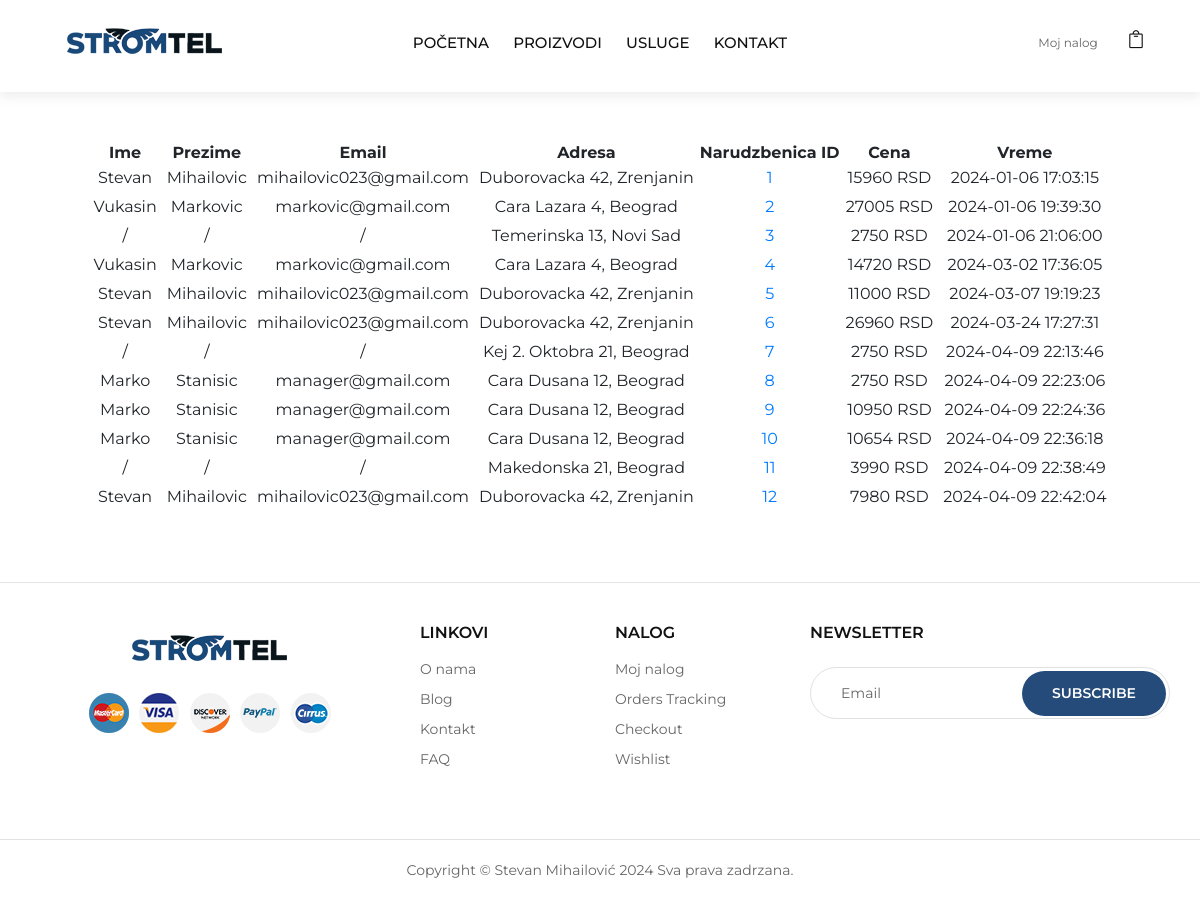
Screenshot of /OnlineKozmetika/narudzbine.php with the database file from the repository.
### tables this page shows
CREATE TABLE `narudzbenica` (
  `id_narudzbenica` int(30) NOT NULL,
  `vreme` datetime NOT NULL,
  `korisnik_id` int(30) DEFAULT NULL,
  `ukupna_cena` float NOT NULL,
  `adresa` varchar(100) NOT NULL
);

CREATE TABLE `korisnik` (
  `ID` int(30) NOT NULL,
  `Ime` varchar(30) NOT NULL,
  `Prezime` varchar(30) NOT NULL,
  `Email` varchar(30) NOT NULL,
  `Lozinka` varchar(255) NOT NULL,
  `Adresa` varchar(30) NOT NULL,
  `Telefon` varchar(30) NOT NULL,
  `Rola` int(10) NOT NULL
);

### OnlineKozmetika/narudzbine.php (the view, shortened to what this page needs)
<head>
    <link rel="stylesheet" href="css/bootstrap.min.css" type="text/css">
    <link rel="stylesheet" href="css/font-awesome.min.css" type="text/css">
    <link rel="stylesheet" href="css/elegant-icons.css" type="text/css">
    <link rel="stylesheet" href="css/jquery-ui.min.css" type="text/css">
    <link rel="stylesheet" href="css/magnific-popup.css" type="text/css">
    <link rel="stylesheet" href="css/owl.carousel.min.css" type="text/css">
    <link rel="stylesheet" href="css/slicknav.min.css" type="text/css">
    <link rel="stylesheet" href="css/style.css" type="text/css">
</head>
<body>
   <?php include('php/nav.php');?>
<div class="container">
   <div class="row">
    <div class="narudzbine">
        <table>
        <thead>
            <tr>
                <th>Ime</th>
                <th>Prezime</th>
                <th>Email</th>
                <th>Adresa</th>
                <th>Narudzbenica ID</th>
                <th>Cena</th>
                <th>Vreme</th>
            </tr>
        </thead>
        <tbody>
        <?php
            include ('php/connection.php');
            $upit = "SELECT * FROM narudzbenica";
            $rez = $con->query($upit);
            while($konacno = $rez->fetch_assoc()){
                $upit2 = "SELECT * FROM korisnik where ID = ?";
                $obrada = $con->prepare($upit2);
                $obrada->bind_param("i",$konacno["korisnik_id"]);
                $obrada->execute();
                $result = $obrada->get_result();
                if(!$korisnik=$result->fetch_assoc()){
                    ?>
                    <tr>
                        <td><?php echo "/"; ?></td>
                        <td><?php echo "/"; ?></td>
                        <td><?php echo "/"; ?></td>
                        <td><?php echo $konacno['adresa']; ?></td>
                        <td><a href="narudzbenica.php?narudzbinaID=<?=$konacno['id_narudzbenica']?>"><?php echo $konacno['id_narudzbenica']; ?></a></td>
                        <td><?php echo $konacno['ukupna_cena']; ?> RSD</td>
                        <td><?php echo $konacno['vreme']; ?></td>
                    </tr>
                    <?php
                }
                else{
                ?>
                <tr>
                    <td><?php echo $korisnik['Ime']; ?></td>
                    <td><?php echo $korisnik['Prezime']; ?></td>
                    <td><?php echo $korisnik['Email']; ?></td>
                    <td><?php echo $korisnik['Adresa']; ?></td>
                    <td><a href="narudzbenica.php?narudzbinaID=<?=$konacno['id_narudzbenica']?>"><?php echo $konacno['id_narudzbenica']; ?></a></td>
                    <td><?php echo $konacno['ukupna_cena']; ?> RSD</td>
                    <td><?php echo $konacno['vreme']; ?></td>
                </tr>
           <?php } } ?>
        </tbody>
    </table>
        </div>
     </div>
 </div>
  <?php include('php/footer.php');?>
</body>
</html>

### OnlineKozmetika/css/style.css (style rules this page uses)
html, body { height: 100%; font-family: "Montserrat", sans-serif; -webkit-font-smoothing: antialiased; overflow-x:hidden; }
@media only screen and (min-width: 1200px) { .container { max-width: 1170px; } }
.narudzbine { margin: 0 auto; margin-top: 50px; }
.narudzbine td { text-align: center; padding:5px; }
.narudzbine th { text-align: center; }

### rows the page displays
narudzbenica: korisnik.Ime "Stevan", korisnik.Prezime "Mihailovic", korisnik.Email "mihailovic023@gmail.com", korisnik.Adresa "Duborovacka 42, Zrenjanin", id_narudzbenica "1", ukupna_cena "15960", vreme "2024-01-06 17:03:15"
narudzbenica: korisnik.Ime "Vukasin", korisnik.Prezime "Markovic", korisnik.Email "markovic@gmail.com", korisnik.Adresa "Cara Lazara 4, Beograd", id_narudzbenica "2", ukupna_cena "27005", vreme "2024-01-06 19:39:30"
narudzbenica: adresa "Temerinska 13, Novi Sad", id_narudzbenica "3", ukupna_cena "2750", vreme "2024-01-06 21:06:00"
narudzbenica: korisnik.Ime "Vukasin", korisnik.Prezime "Markovic", korisnik.Email "markovic@gmail.com", korisnik.Adresa "Cara Lazara 4, Beograd", id_narudzbenica "4", ukupna_cena "14720", vreme "2024-03-02 17:36:05"
narudzbenica: korisnik.Ime "Stevan", korisnik.Prezime "Mihailovic", korisnik.Email "mihailovic023@gmail.com", korisnik.Adresa "Duborovacka 42, Zrenjanin", id_narudzbenica "5", ukupna_cena "11000", vreme "2024-03-07 19:19:23"
narudzbenica: korisnik.Ime "Stevan", korisnik.Prezime "Mihailovic", korisnik.Email "mihailovic023@gmail.com", korisnik.Adresa "Duborovacka 42, Zrenjanin", id_narudzbenica "6", ukupna_cena "26960", vreme "2024-03-24 17:27:31"
narudzbenica: adresa "Kej 2. Oktobra 21, Beograd", id_narudzbenica "7", ukupna_cena "2750", vreme "2024-04-09 22:13:46"
narudzbenica: korisnik.Ime "Marko", korisnik.Prezime "Stanisic", korisnik.Email "manager@gmail.com", korisnik.Adresa "Cara Dusana 12, Beograd", id_narudzbenica "8", ukupna_cena "2750", vreme "2024-04-09 22:23:06"
narudzbenica: korisnik.Ime "Marko", korisnik.Prezime "Stanisic", korisnik.Email "manager@gmail.com", korisnik.Adresa "Cara Dusana 12, Beograd", id_narudzbenica "9", ukupna_cena "10950", vreme "2024-04-09 22:24:36"
narudzbenica: korisnik.Ime "Marko", korisnik.Prezime "Stanisic", korisnik.Email "manager@gmail.com", korisnik.Adresa "Cara Dusana 12, Beograd", id_narudzbenica "10", ukupna_cena "10654", vreme "2024-04-09 22:36:18"
narudzbenica: adresa "Makedonska 21, Beograd", id_narudzbenica "11", ukupna_cena "3990", vreme "2024-04-09 22:38:49"
narudzbenica: korisnik.Ime "Stevan", korisnik.Prezime "Mihailovic", korisnik.Email "mihailovic023@gmail.com", korisnik.Adresa "Duborovacka 42, Zrenjanin", id_narudzbenica "12", ukupna_cena "7980", vreme "2024-04-09 22:42:04"
